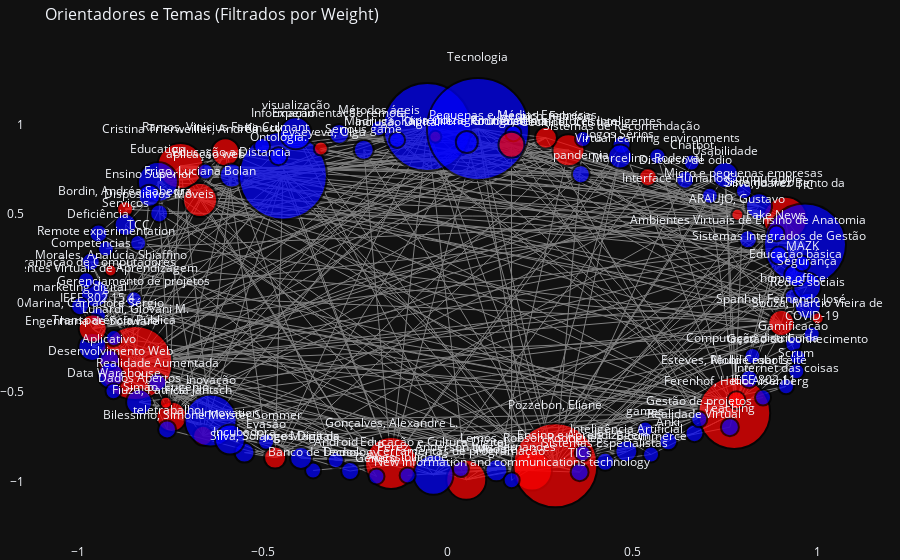

The cell this chart's notebook holds for it:
### Code cell
import networkx as nx
import pandas as pd
import plotly.graph_objects as go

# Filtrar temas com weight > 2
filtered_nodes = [
    node for node, attr in node_attributes.items()
    if attr['group'] == 0 and attr['count'] > 2 or attr['group'] == 1
]

# Criar um subgrafo com os nós e arestas filtrados
filtered_edges = [
    (u, v, d) for u, v, d in G.edges(data=True) if u in filtered_nodes and v in filtered_nodes
]

# Criar o novo grafo filtrado
filtered_graph = nx.Graph()
filtered_graph.add_edges_from(filtered_edges)

# Adicionar atributos de nós ao subgrafo
nx.set_node_attributes(filtered_graph, {
    node: attr for node, attr in node_attributes.items() if node in filtered_nodes
})

# Gerar posições
pos = nx.spring_layout(filtered_graph, seed=42, k=10)

# Definir tamanho dos nós proporcional ao peso
node_sizes = [
    10 + 2 * attr['count'] for node, attr in filtered_graph.nodes(data=True)
]

# Definir cores dos nós com base no grupo
node_colors = [
    'red' if attr['group'] == 1 else 'blue'
    for node, attr in filtered_graph.nodes(data=True)
]

# Criar as posições para arestas
edge_x = []
edge_y = []
for edge in filtered_graph.edges(data=True):
    x0, y0 = pos[edge[0]]
    x1, y1 = pos[edge[1]]
    edge_x.extend([x0, x1, None])
    edge_y.extend([y0, y1, None])

# Criar traçado das arestas
edge_trace = go.Scatter(
    x=edge_x,
    y=edge_y,
    line=dict(width=1, color='gray'),
    hoverinfo='none',
    mode='lines'
)

# Criar traçado dos nós
x_nodes = [pos[node][0] for node in filtered_graph.nodes()]
y_nodes = [pos[node][1] for node in filtered_graph.nodes()]
node_labels = list(filtered_graph.nodes())

node_trace = go.Scatter(
    x=x_nodes,
    y=y_nodes,
    mode='markers+text',
    text=node_labels,
    textposition='top center',
    marker=dict(
        size=node_sizes,
        color=node_colors,
        line=dict(width=2, color='black')
    ),
    hoverinfo='text'
)

# Configurar o layout e exibir o gráfico
fig = go.Figure(data=[edge_trace, node_trace],
                layout=go.Layout(
                    title='Orientadores e Temas (Filtrados por Weight)',
                    titlefont_size=16,
                    showlegend=False,
                    hovermode='closest',
                    margin=dict(b=0, l=0, r=0, t=40),
                    xaxis=dict(showgrid=False, zeroline=False),
                    yaxis=dict(showgrid=False, zeroline=False)
                ))

fig.show()

### Figure 1 — Plotly figure (JSON) as saved in the notebook; plotly's stock layout.template omitted (floating-point values rounded to 4 significant figures; data arrays with more than 128 entries replaced by an {"elided": "..."} marker saying what was removed)
{"data": [{"hoverinfo": "none", "line": {"color": "gray", "width": 1}, "mode": "lines", "x": {"elided": "951 float values"}, "y": {"elided": "951 float values"}, "type": "scatter"}, {"hoverinfo": "text", "marker": {"color": ["blue", "red", "red", "red", "red", "red", "red", "red", "red", "red", "red", "red", "red", "red", "red", "red", "red", "red", "red", "red", "blue", "blue", "blue", "blue", "blue", "blue", "blue", "blue", "blue", "blue", "blue", "blue", "blue", "blue", "blue", "blue", "blue", "blue", "blue", "blue", "blue", "blue", "blue", "blue", "blue", "blue", "blue", "blue", "blue", "blue", "blue", "blue", "blue", "blue", "blue", "blue", "blue", "blue", "blue", "blue", "blue", "blue", "blue", "blue", "blue", "blue", "blue", "blue", "blue", "blue", "blue", "blue", "blue", "blue", "blue", "blue", "blue", "blue", "blue", "blue", "blue", "blue", "blue", "blue", "blue", "blue", "blue", "blue", "blue", "blue", "blue", "blue", "blue", "blue", "blue", "blue", "blue", "blue", "blue", "blue", "blue", "blue", "blue", "blue", "blue", "red", "blue", "red", "red", "red", "red", "red", "red", "red"], "line": {"color": "black", "width": 2}, "size": [88, 12, 20, 16, 32, 46, 72, 30, 34, 52, 40, 74, 12, 12, 40, 84, 28, 44, 22, 26, 28, 40, 24, 88, 22, 82, 26, 102, 26, 28, 16, 16, 16, 16, 32, 18, 18, 18, 16, 40, 16, 16, 52, 16, 26, 22, 18, 16, 18, 18, 18, 16, 16, 16, 20, 30, 16, 16, 18, 28, 18, 18, 16, 16, 18, 16, 20, 16, 22, 16, 16, 16, 16, 16, 26, 16, 16, 16, 24, 18, 20, 18, 22, 22, 16, 18, 16, 22, 18, 18, 16, 16, 18, 22, 16, 16, 16, 18, 16, 26, 18, 20, 16, 16, 16, 26, 16, 18, 14, 22, 18, 28, 12, 12]}, "mode": "markers+text", "text": ["", "ARAUJO, Gustavo", "Bilessimo, Simone Meister Sommer", "Bordin, Andréa Sabedra", "Cechinel, Cristian", "Cristina Trierweiller, Andréa", "Esteves, Paulo Cesar Leite", "Fiuza, Patricia Jantsch", "Frigo, Luciana Bolan", "Gonçalves, Alexandre L.", "Lemos, Robson Rodrigues", "Lunardi, Giovani M.", "Madruga, Kátia Cilene Rodrigues", "Morales, Analúcia Shiaffino", "Perez, Anderson Luiz Fernandes", "Pozzebon, Eliane", "Ramos, Vinicius Faria Culmant", "Silva, Juarez Bento da", "Silva, Solange Maria da", "Spanhol, Fernando José", "Ambientes Virtuais de Aprendizagem", "Education", "Educação a Distancia", "Informação", "Moodle", "TIC", "Usabilidade", "Tecnologia", "Dados Abertos", "Engenharia de Software", "Evasão", "Gamificação", "TCC", "aplicação web", "visualização", "Anki", "Deficiência", "Discurso de ódio", "E-commerce", "Educação e Cultura Digital", "Fake News", "Gênero", "Inovação", "Interface Humano-Computador", "Redes sociais", "Serviços", "Sistemas Integrados de Gestão", "home office", "pandemia", "teletrabalho", "Competências", "Gerenciamento de projetos", "Gestão do Conhecimento", "Inclusão Digital", "Incubadora", "Innovation", "Micro e pequenas empresas", "Pequenas e Médias Empresas", "Realidade Virtual", "Segurança", "Sistemas de Recomendação", "Tecnology", "Transparência Pública", "Virtual learning environments", "marketing digital", "Android", "Aplicativo", "COVID-19", "aprendizagem móvel", "Métodos ágeis", "Scrum", "games", "Banco de Dados", "Computação distribuída", "Desenvolvimento Web", "IEEE 802.11", "IEEE 802.15.4", "Internet das coisas", "Jogos Sérios", "Ontologia.", "Serious game", "Ambientes Virtuais de Ensino de Anatomia", "Ensino Superior", "Jogos Digitais", "Programação de Computadores", "TICs", "Ferramentas de programação", "Inteligência Artificial", "Mobile robots", "Teaching", "Acessibilidade", "Chatbot", "Dispositivos Móveis", "Educação básica", "Ensino e Aprendizagem", "Kinect", "MAZK", "Realidade Aumentada", "Sistema Tutores Inteligentes", "Sistema web", "Sistemas Especialistas", "Experimentação remota", "New information and communications technology", "Remote experimentation", "Data Warehouse", "Gruber, Vilson", "Gestão de projetos", "Ferenhof, Helio Aisenberg", "Yevseyeva, Olga", "Herpich, Fabrício", "Marcelino, Roderval", "Marina, Carradore Sérgio", "Simão, Eugênio", "Souza, Márcio Vieira de"], "textposition": "top center", "x": [-0.05563, 0.7829, -0.6621, -0.8727, 0.3262, -0.7229, 0.7744, -0.747, -0.6699, -0.1536, 0.2274, -0.8448, -0.03361, -0.9119, 0.0498, 0.2908, -0.6015, 0.9122, -0.4672, 0.9018, -0.9547, -0.784, -0.5842, -0.4459, 0.1314, 0.9658, 0.75, 0.08141, -0.8348, -0.9612, -0.4914, 0.9343, -0.8374, -0.6553, -0.4114, 0.5962, -0.9448, 0.6418, 0.5494, -0.03902, 0.8885, -0.193, -0.6416, 0.7086, 0.9735, -0.8715, 0.8946, 0.9327, 0.3596, -0.7591, -0.9655, -0.8493, 0.9462, -0.1373, -0.5499, -0.5891, 0.8006, 0.1771, 0.6668, 0.9715, 0.4697, -0.2643, -0.9031, 0.5667, -0.9947, -0.303, -0.9151, 0.9839, 0.05125, -0.1872, 0.9423, 0.5334, -0.3644, 0.8236, -0.9118, 0.8523, -0.9462, 0.9146, 0.4659, -0.4581, -0.2273, 0.8115, -0.8076, -0.3971, -0.9779, 0.3563, 0.03518, 0.4826, 0.8145, 0.7626, -0.1087, 0.6591, -0.7807, 0.9392, 0.3648, -0.5022, 0.9584, -0.7853, 0.3653, 0.8413, 0.4255, -0.2939, 0.1725, -0.9247, -0.9041, 0.172, 0.6798, 0.7805, -0.3433, 0.2654, 0.5411, -0.9604, -0.7625, 1.0], "y": [0.9853, 0.4939, -0.744, 0.525, 0.8554, 0.7674, -0.6167, -0.6374, 0.5769, -0.8966, -0.9389, -0.3357, 0.9308, 0.1818, -0.99, -0.9094, 0.8446, 0.4722, -0.8659, -0.1115, 0.05411, 0.6784, 0.7145, 0.7131, -0.9375, 0.3276, 0.7163, 0.9752, -0.5555, -0.2458, -0.7774, -0.2311, 0.3362, 0.7361, 0.9504, -0.7749, 0.3889, 0.6907, -0.8484, -0.9622, 0.3897, -0.9715, -0.6583, 0.6009, -0.01698, 0.4378, 0.2656, 0.03694, 0.7211, -0.7079, 0.2307, 0.02077, -0.3046, 0.9136, -0.8381, -0.7653, 0.6276, 0.95, -0.7292, 0.09192, 0.886, -0.9411, -0.1965, 0.8217, -0.01771, -0.881, -0.3173, -0.1749, 0.9012, 0.9794, -0.3823, -0.7083, -0.938, -0.2973, -0.4064, -0.5294, -0.07062, -0.467, 0.8202, 0.8221, 0.8582, 0.3567, 0.6002, -0.868, 0.1273, -0.9475, -0.93, -0.83, -0.4259, -0.6955, -0.9657, 0.7863, 0.5018, 0.1537, -0.8413, 0.8796, 0.221, -0.446, 0.9187, 0.5422, -0.8896, 0.9471, -0.9925, 0.3042, -0.4945, 0.8861, -0.6515, -0.5446, 0.8654, 0.9253, 0.7049, -0.1433, -0.5591, -0.08691], "type": "scatter"}], "layout": {"hovermode": "closest", "margin": {"b": 0, "l": 0, "r": 0, "t": 40}, "showlegend": false, "title": {"font": {"size": 16}, "text": "Orientadores e Temas (Filtrados por Weight)"}, "xaxis": {"showgrid": false, "zeroline": false}, "yaxis": {"showgrid": false, "zeroline": false}}}
